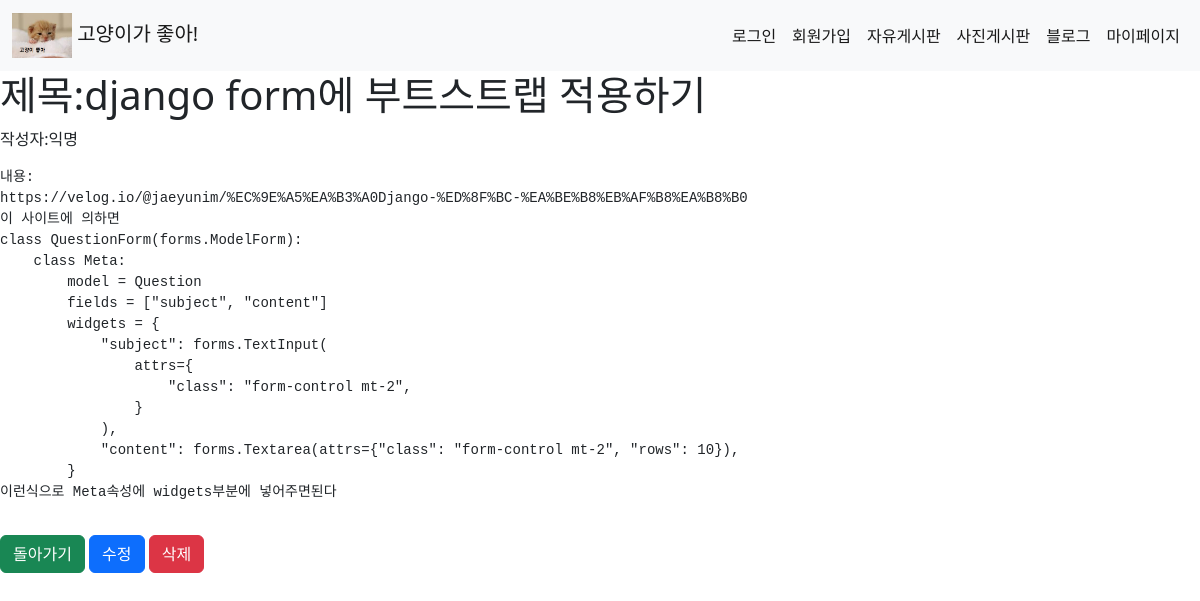
The page /community/free/1/ on the database its author committed.
### community/models.py (models this page shows, shortened)
class FreePost1(models.Model):
    author = models.CharField(max_length=25)
    subject = models.CharField(max_length=20)
    title = models.CharField(max_length=40)
    content = models.CharField(max_length=1000)
    pub_date = models.DateTimeField(auto_now_add=True)

### community/views.py (the view)
# urls.py: path('free/<int:pk>/', views.free_detail, name='free_board_detail'),
def free_detail(request, pk):
    post = get_object_or_404(FreePost1, pk=pk)
    context = {"post": post}
    return render(request, 'community/free_detail.html', context=context)

### community/templates/community/free_detail.html (shortened to what this page needs)
{% extends 'community/base.html' %}
{% block content %}
    <h1>제목:{{ post.title }}</h1>
    <p>작성자:{{ post.author }}</p>
    <pre>내용:{{ post.content | linebreaksbr |linebreaks }}</pre>
    <a href="{% url 'community:free_board' %}" class="btn btn-success">돌아가기</a>
    <a href="{% url 'community:free_board_edit' post.pk %}" class="btn btn-primary">수정</a>
    <a href="{% url 'community:free_board_delete' post.pk %}" class="btn btn-danger">삭제</a>
{% endblock %}

### community/templates/community/base.html (style rules this page uses)
a { text-decoration: none; }

### rows shown on the page
FreePost1: title "django form에 부트스트랩 적용하기", author "익명", content "https://velog.io/@jaeyunim/%EC%9E%A5%EA%B3%A0Django-%ED%8F%BC-%EA%BE%B8%EB%AF%B8%EA%B8%B0 이 사이트에 의하면 class QuestionForm(forms.ModelForm): class Meta: model = Question fields = [\"subject\", \"content\"] widgets = { \"subject\": forms.TextInput( attrs={ \"class\": \"form-control mt-2\", } ), \"content\": forms.Textarea(attrs={\"class\": \"form-control mt-2\", \"rows\": 10}), } 이런식으로 Meta속성에 widgets부분에 넣어주면된다"
